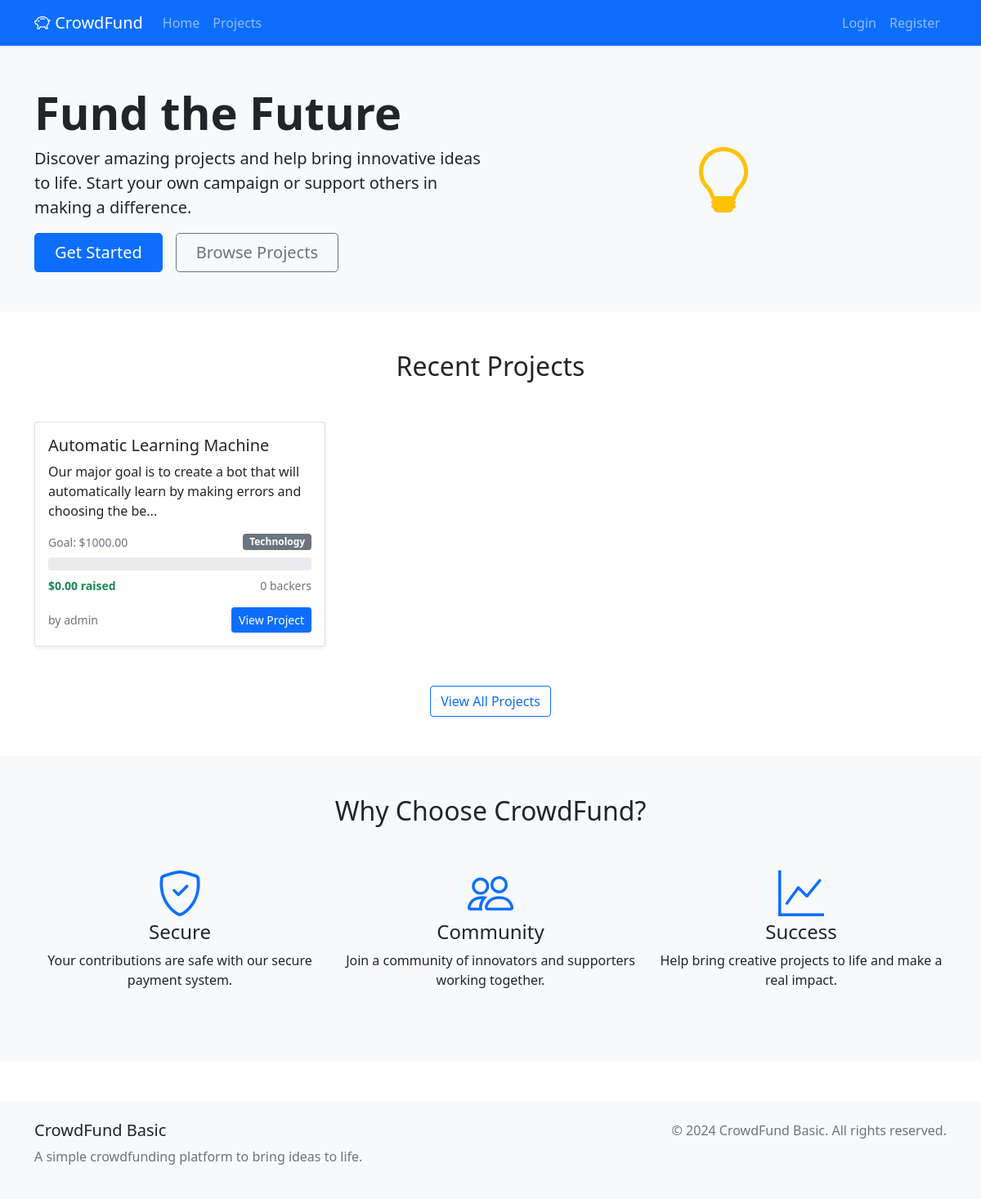
The page / on the database its author committed.
### app.py (models this page shows, shortened)
class Project(db.Model):
    __tablename__ = 'projects'
    id = db.Column(db.Integer, primary_key=True)
    title = db.Column(db.String(200), nullable=False)
    description = db.Column(db.Text, nullable=False)
    funding_goal = db.Column(db.Float, nullable=False)
    comments = db.Column(db.Text, default='')  # Comments as JSON string or simple text
    created_at = db.Column(db.DateTime, default=datetime.utcnow)
    user_id = db.Column(db.Integer, db.ForeignKey('users.id'), nullable=False)
    category_id = db.Column(db.Integer, db.ForeignKey('categories.id'), nullable=False)
    contributions = db.relationship('Contribution', backref='project', lazy=True, cascade='all, delete-orphan')
    def get_total_raised(self):
        total = sum([contrib.amount for contrib in self.contributions])
        return total
    def get_progress_percentage(self):
        if self.funding_goal <= 0:
            return 0
        total_raised = self.get_total_raised()
        progress = (total_raised / self.funding_goal) * 100
        return min(progress, 100)  # Cap at 100%
    def get_contribution_count(self):
        return len(self.contributions)

class Category(db.Model):
    __tablename__ = 'categories'
    id = db.Column(db.Integer, primary_key=True)
    name = db.Column(db.String(50), unique=True, nullable=False)
    description = db.Column(db.Text)
    created_at = db.Column(db.DateTime, default=datetime.utcnow)
    projects = db.relationship('Project', backref='category', lazy=True)

class User(UserMixin, db.Model):
    __tablename__ = 'users'
    id = db.Column(db.Integer, primary_key=True)
    username = db.Column(db.String(80), unique=True, nullable=False)
    email = db.Column(db.String(120), unique=True, nullable=False)
    password_hash = db.Column(db.String(200), nullable=False)
    is_admin = db.Column(db.Boolean, default=False)
    created_at = db.Column(db.DateTime, default=datetime.utcnow)
    projects = db.relationship('Project', backref='creator', lazy=True, cascade='all, delete-orphan')
    contributions = db.relationship('Contribution', backref='contributor', lazy=True, cascade='all, delete-orphan')

### app.py (the view)
@app.route('/')
def home():
    recent_projects = Project.query.order_by(Project.created_at.desc()).limit(6).all()
    return render_template('home.html', projects=recent_projects)

### templates/home.html (shortened to what this page needs)
{% extends "base.html" %}
{% block content %}
<div class="bg-light py-5">
    <div class="container">
        <div class="row align-items-center">
            <div class="col-lg-6">
                <h1 class="display-4 fw-bold">Fund the Future</h1>
                <p class="lead">Discover amazing projects and help bring innovative ideas to life. Start your own campaign or support others in making a difference.</p>
                <div class="d-grid gap-2 d-md-flex justify-content-md-start">
                    {% if current_user.is_authenticated %}
                        <a href="{{ url_for('create_project') }}" class="btn btn-primary btn-lg px-4 me-md-2">Start a Project</a>
                    {% else %}
                        <a href="{{ url_for('register') }}" class="btn btn-primary btn-lg px-4 me-md-2">Get Started</a>
                    {% endif %}
                    <a href="{{ url_for('projects') }}" class="btn btn-outline-secondary btn-lg px-4">Browse Projects</a>
                </div>
            </div>
            <div class="col-lg-6">
                <div class="text-center">
                    <i class="bi bi-lightbulb display-1 text-warning"></i>
                </div>
            </div>
        </div>
    </div>
</div>
<div class="container my-5">
    <div class="row">
        <div class="col-12">
            <h2 class="text-center mb-5">Recent Projects</h2>
        </div>
    </div>
    {% if projects %}
        <div class="row">
            {% for project in projects %}
            <div class="col-lg-4 col-md-6 mb-4">
                <div class="card h-100 project-card shadow-sm">
                    <div class="card-body d-flex flex-column">
                        <h5 class="card-title">{{ project.title }}</h5>
                        <p class="card-text flex-grow-1">
                            {{ project.description[:100] }}{% if project.description|length > 100 %}...{% endif %}
                        </p>
                        <div class="mb-3">
                            <div class="d-flex justify-content-between align-items-center mb-2">
                                <span class="text-muted small">Goal: ${{ "%.2f"|format(project.funding_goal) }}</span>
                                <span class="badge bg-secondary">{{ project.category.name }}</span>
                            </div>
                            <div class="progress mb-2">
                                {% set total_raised = project.get_total_raised() %}
                                {% set progress = project.get_progress_percentage() %}
                            </div>
                            <div class="d-flex justify-content-between">
                                <small class="text-success fw-bold">${{ "%.2f"|format(total_raised) }} raised</small>
                                <small class="text-muted">{{ project.get_contribution_count() }} backers</small>
                            </div>
                        </div>
                        <div class="d-flex justify-content-between align-items-center">
                            <small class="text-muted">by {{ project.creator.username }}</small>
                            <a href="{{ url_for('project_detail', id=project.id) }}" class="btn btn-primary btn-sm">View Project</a>
                        </div>
                    </div>
                </div>
            </div>
            {% endfor %}
        </div>
        <div class="text-center mt-4">
            <a href="{{ url_for('projects') }}" class="btn btn-outline-primary">View All Projects</a>
        </div>
    {% endif %}
</div>
<div class="bg-light py-5">
    <div class="container">
        <div class="row">
            <div class="col-12">
                <h2 class="text-center mb-5">Why Choose CrowdFund?</h2>
            </div>
        </div>
        <div class="row">
            <div class="col-md-4 text-center mb-4">
                <i class="bi bi-shield-check display-4 text-primary mb-3"></i>
                <h4>Secure</h4>
                <p>Your contributions are safe with our secure payment system.</p>
            </div>
            <div class="col-md-4 text-center mb-4">
                <i class="bi bi-people display-4 text-primary mb-3"></i>
                <h4>Community</h4>
                <p>Join a community of innovators and supporters working together.</p>
            </div>
            <div class="col-md-4 text-center mb-4">
                <i class="bi bi-graph-up display-4 text-primary mb-3"></i>
                <h4>Success</h4>
                <p>Help bring creative projects to life and make a real impact.</p>
            </div>
        </div>
    </div>
</div>
{% endblock %}

### templates/base.html (style rules this page uses)
.project-card { transition: transform 0.2s; }

### rows shown on the page
Project: title "Automatic Learning Machine", description "Our major goal is to create a bot that will automatically learn by making errors and choosing the be", funding_goal "1000.00", category.name "Technology", total_raised "0.00", get_contribution_count "0", creator.username "admin"
